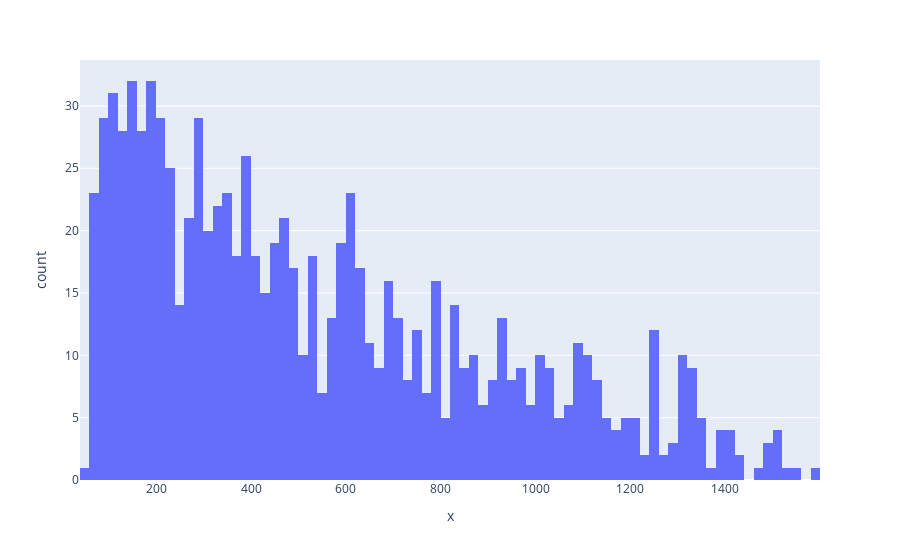

The notebook cell saved with this chart:
### Code cell
# quick plot of histograms for the lengths of the chosen examples
fig = px.histogram(x=chosen_examples_lengths, nbins=100)
fig.show()

### Figure 1 — Plotly figure (JSON) as saved in the notebook; plotly's stock layout.template omitted (floating-point values rounded to 4 significant figures; data arrays with more than 128 entries replaced by an {"elided": "..."} marker saying what was removed)
{"data": [{"alignmentgroup": "True", "bingroup": "x", "hovertemplate": "x=%{x}<br>count=%{y}<extra></extra>", "legendgroup": "", "marker": {"color": "#636efa", "pattern": {"shape": ""}}, "name": "", "nbinsx": 100, "offsetgroup": "", "orientation": "v", "showlegend": false, "type": "histogram", "x": {"elided": "951 int values"}, "xaxis": "x", "yaxis": "y"}], "layout": {"barmode": "relative", "legend": {"tracegroupgap": 0}, "margin": {"t": 60}, "xaxis": {"anchor": "y", "domain": [0, 1], "title": {"text": "x"}}, "yaxis": {"anchor": "x", "domain": [0, 1], "title": {"text": "count"}}}}
